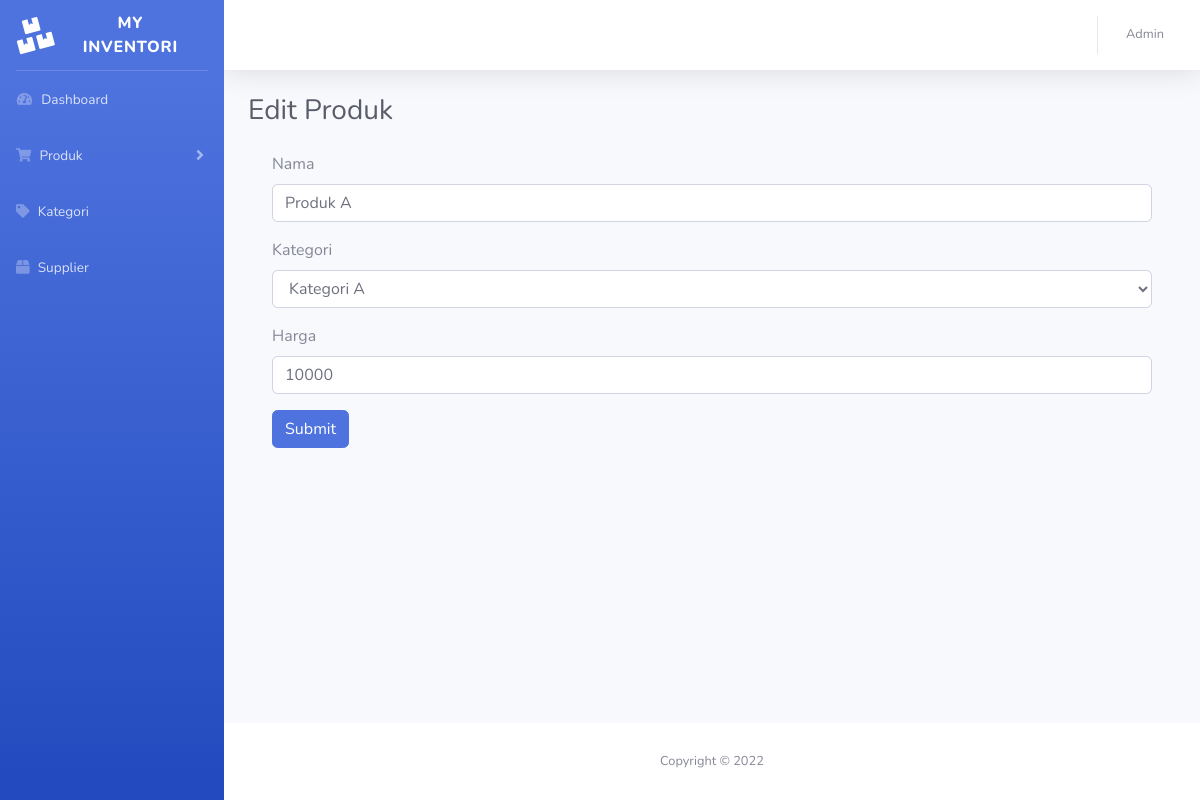
The app's page /produk_edit.php?id_produk=1 (signed in), older data.
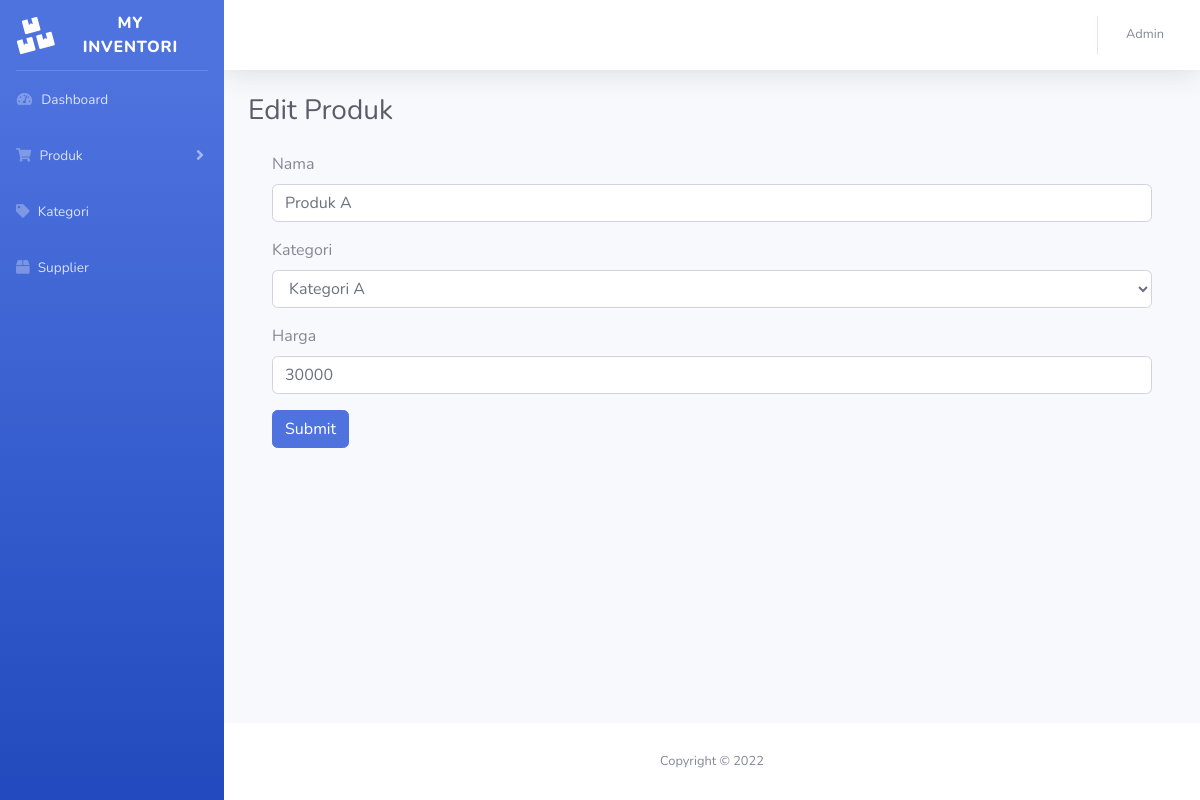
The same page, newer data.
### tables this page shows
CREATE TABLE `produk` (
  `id_produk` int(255) NOT NULL,
  `nama_produk` varchar(255) NOT NULL,
  `id_kategori` int(255) NOT NULL,
  `harga` int(255) NOT NULL,
  `qty` int(255) NOT NULL
);

### produk_edit.php (the view, shortened to what this page needs)
<?php
include '_koneksi.php';
$id_produk = $_GET['id_produk'];
$sql = "SELECT * FROM produk WHERE id_produk = '$id_produk'";
$result = $conn->query($sql);
if ($result->num_rows > 0) {
  while($row = $result->fetch_assoc()) {
    $produk = $row;
  }
} else {
  echo "0 results";
}
$sql = "SELECT * FROM kategori";
$result = $conn->query($sql);
if ($result->num_rows > 0) {
  while($row = $result->fetch_assoc()) {
    $kategori[] = $row;
  }
} else {
  echo "0 results";
}
?>
<!DOCTYPE html>
<html lang="en">
<head>
    <link href="vendor/fontawesome-free/css/all.min.css" rel="stylesheet" type="text/css">
    <link href="css/sb-admin-2.min.css" rel="stylesheet">
</head>
<body id="page-top">
    <div id="wrapper">
		<?php include 'inc/sidebar.php'; ?>
        <div id="content-wrapper" class="d-flex flex-column">
            <div id="content">
				<?php include 'inc/topbar.php'; ?>
                <div class="container-fluid">
					<div class="d-sm-flex align-items-center justify-content-between mb-4">
						<h1 class="h3 mb-0 text-gray-800">Edit Produk</h1>
					</div>
					<div class="container">
						<form method="post" action="produk_edit_go.php">
						  <div class="form-group">
							<label for="exampleInputEmail1">Nama</label>
							<input name="nama_produk" type="text" class="form-control" value="<?= $produk['nama_produk']  ?>">
						  </div>
						  <div class="form-group">
							<label for="exampleFormControlSelect1">Kategori</label>
							<select name="id_kategori" class="form-control" id="exampleFormControlSelect1">
							<?php foreach($kategori as $kategori): ?>
							  <option value="<?= $kategori['id_kategori'] ?>"><?= $kategori['nama_kategori'] ?></option>
							<?php endforeach; ?>
							</select>
						  </div>
						  <div class="form-group">
							<label for="exampleInputEmail1">Harga</label>
							<input name="harga" type="number" class="form-control" value="<?= $produk['harga']  ?>">
						  </div>
						  <button type="submit" class="btn btn-primary">Submit</button>
						</form>
					</div>
                </div>
            </div>
			<?php include 'inc/footer.php'; ?>
        </div>
    </div>
</body>
</html>

### inc/sidebar.php (shortened to what this page needs)
     <ul class="navbar-nav bg-gradient-primary sidebar sidebar-dark accordion" id="accordionSidebar">
          <a class="sidebar-brand d-flex align-items-center justify-content-center" href="dashboard.php">
              <div class="sidebar-brand-icon rotate-n-15">
                  <i class="fas fa-boxes"></i>
              </div>
              <div class="sidebar-brand-text mx-3">My Inventori</div>
          </a>
          <hr class="sidebar-divider my-0">
          <li class="nav-item">
              <a class="nav-link" href="dashboard.php">
                  <i class="fas fa-fw fa-tachometer-alt"></i>
                  <span>Dashboard</span></a>
          </li>
          <li class="nav-item">
              <a class="nav-link collapsed" href="#" data-toggle="collapse" data-target="#collapseTwo"
                  aria-expanded="true" aria-controls="collapseTwo">
                  <i class="fas fa-shopping-cart"></i>
                  <span>Produk</span>
              </a>
          </li>
          <li class="nav-item">
              <a class="nav-link" href="kategori.php">
                  <i class="fas fa-tag"></i>
                  <span>Kategori</span></a>
          </li>
          <li class="nav-item">
              <a class="nav-link" href="supplier.php">
                  <i class="fas fa-box"></i>
                  <span>Supplier</span></a>
          </li>
</ul>

### inc/topbar.php (shortened to what this page needs)
<nav class="navbar navbar-expand navbar-light bg-white topbar mb-4 static-top shadow">
    <ul class="navbar-nav ml-auto">
        <li class="nav-item dropdown no-arrow">
            <a class="nav-link dropdown-toggle" href="#" id="userDropdown" role="button"
                data-toggle="dropdown" aria-haspopup="true" aria-expanded="false">
                <span class="mr-2 d-none d-lg-inline text-gray-600 small">Admin</span>
            </a>
        </li>
    </ul>
</nav>

### inc/footer.php
<footer class="sticky-footer bg-white">
     <div class="container my-auto">
         <div class="copyright text-center my-auto">
             <span>Copyright &copy; 2022</span>
         </div>
     </div>
 </footer>

Row changes from the older to the newer data that the page shows:
changed produk "Produk A": harga "10000" → "30000"
